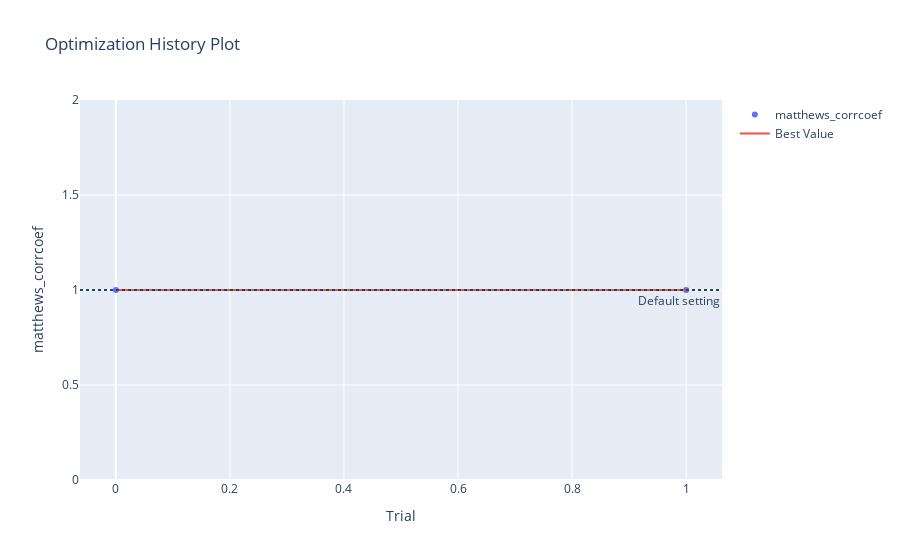

The code cell stored with this chart in its notebook:
### Code cell
svm = SVM_tuner().fit(selector.transform(x), y)
svm.plot()

### Figure 1 — Plotly figure (JSON) as saved in the notebook; plotly's stock layout.template omitted (floating-point values rounded to 4 significant figures)
{"data": [{"mode": "markers", "name": "matthews_corrcoef", "type": "scatter", "x": [0, 1], "y": [1, 1]}, {"mode": "lines", "name": "Best Value", "type": "scatter", "x": [0, 1], "y": [1, 1]}, {"marker": {"color": "#cccccc"}, "mode": "markers", "name": "Infeasible Trial", "showlegend": false, "type": "scatter", "x": [], "y": []}], "layout": {"annotations": [{"showarrow": false, "text": "Default setting", "x": 1, "xanchor": "right", "xref": "x domain", "y": 1, "yanchor": "top", "yref": "y"}], "shapes": [{"line": {"dash": "dot"}, "type": "line", "x0": 0, "x1": 1, "xref": "x domain", "y0": 1, "y1": 1, "yref": "y"}], "title": {"text": "Optimization History Plot"}, "xaxis": {"title": {"text": "Trial"}}, "yaxis": {"title": {"text": "matthews_corrcoef"}}}}
